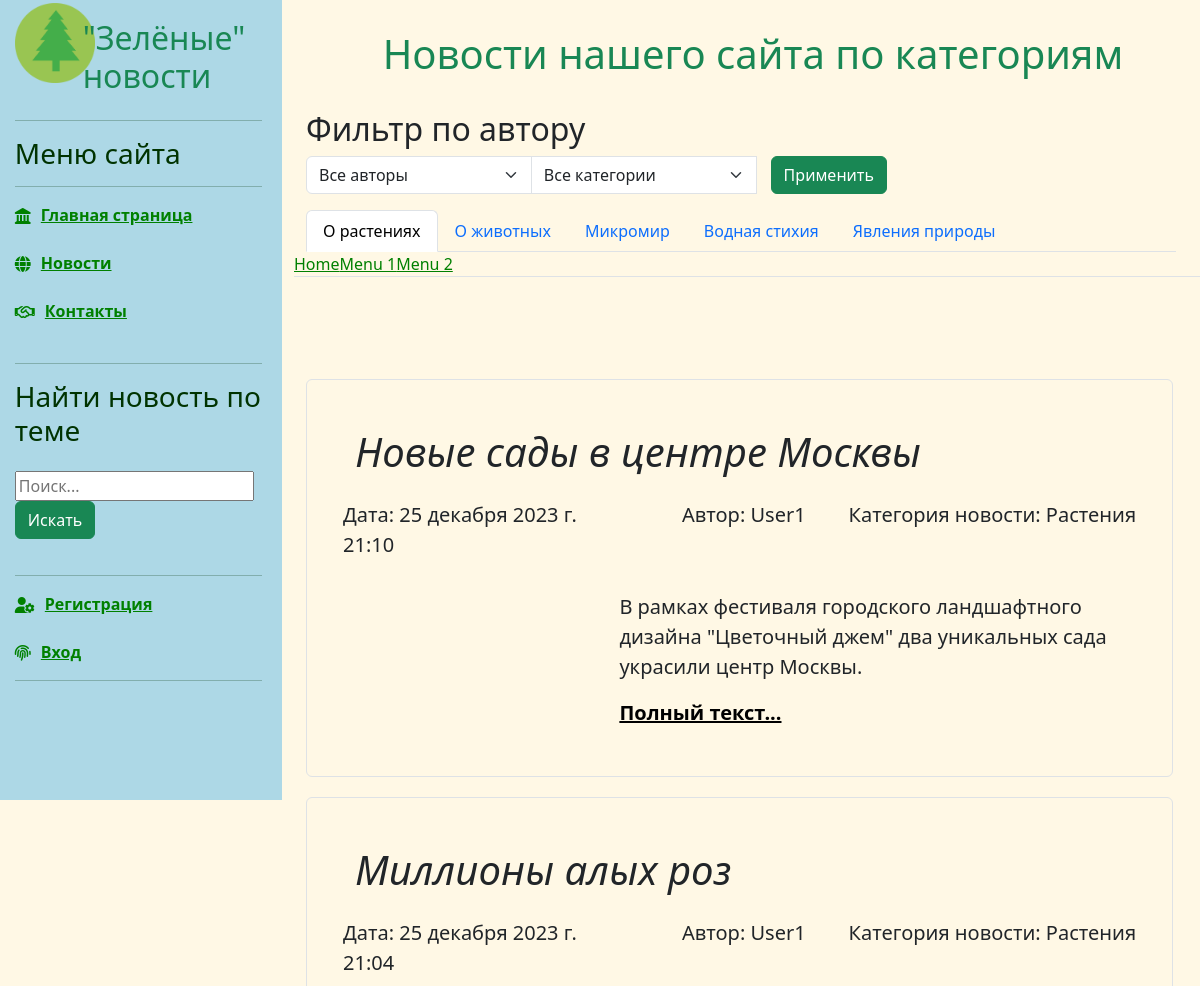
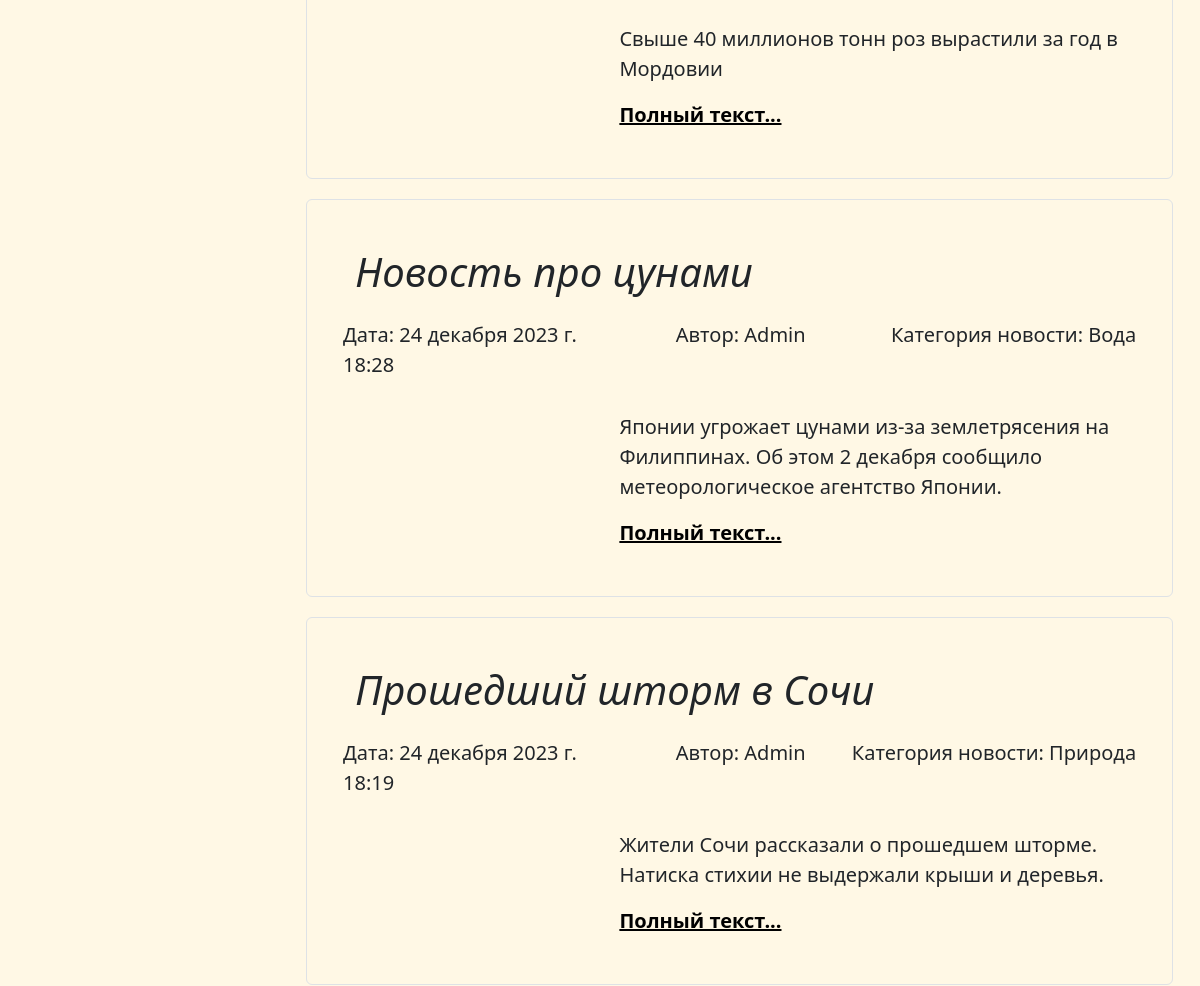
Page /news/news2/ (upper part) on the earlier database version (2 pictures, top to bottom).
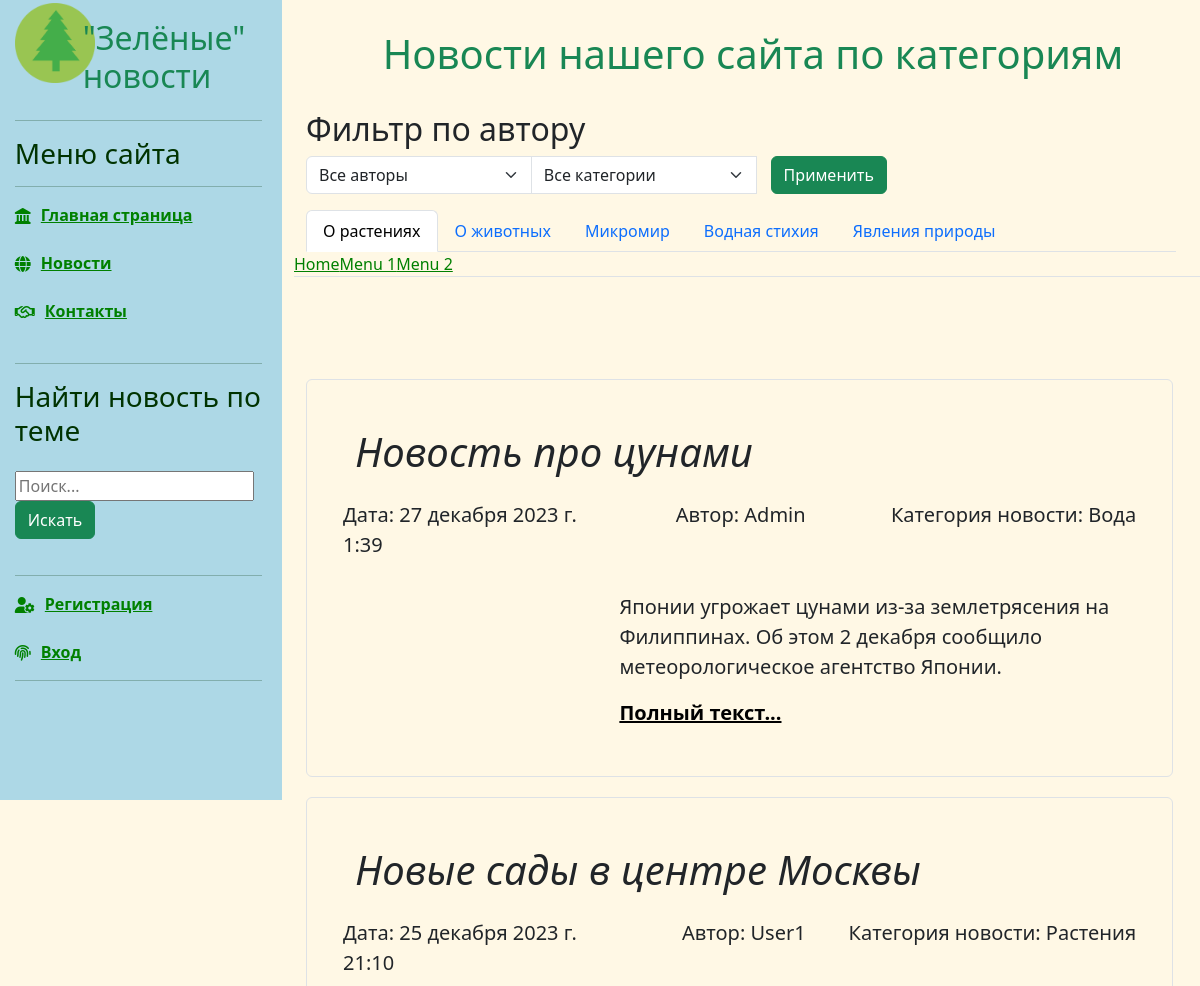
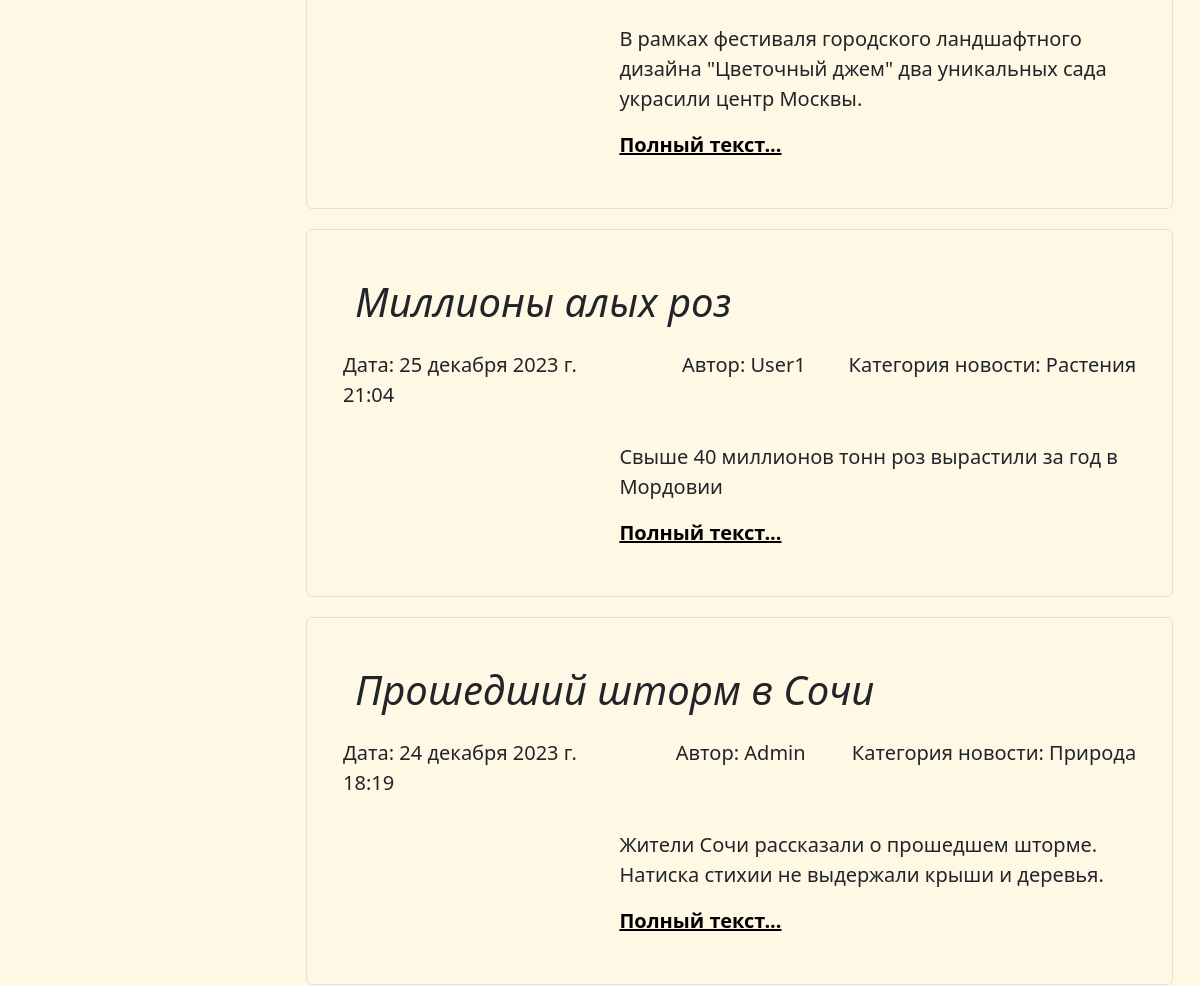
Same page on the later database version (2 pictures, top to bottom).
### news/models.py (models this page shows, shortened)
class Article(models.Model):
    categories = (('A', 'Животные'),
                  ('P', 'Растения'),
                  ('M', 'Микромир'),
                  ('W', 'Вода'),
                  ('N', 'Природа'))
    author = models.ForeignKey(User, on_delete=models.CASCADE, null=True)
    title = models.CharField('Название', max_length=50, default='') #указывать длину обязательно#
    anouncement = models.TextField('Аннотация', max_length=250) #можно не указывать длину#
    text = models.TextField('Текст новости')
    date = models.DateTimeField('Дата публикации', auto_now=True) # auto_now=True - автоизменение новости auto_create=True - автосоздание новости#
    category = models.CharField(choices=categories, max_length=20, verbose_name='Категории')
    tags = models.ManyToManyField( to=Tag, blank=True, verbose_name='Теги')
    status = models.BooleanField(default=True)
    objects = models.Manager()
    published = PublishedToday()
    class Meta:
        ordering = ['title','date']
        verbose_name= 'Новость'
        verbose_name_plural='Новости'
    def get_absolute_url(self):
        return f'/news/{self.id}' # еще допускается ключ pk#
    class Meta:
        ordering = ['date','title']
        verbose_name ='Новость'
        verbose_name_plural ='Новости'

### news/views.py (the view)
# urls.py: path('news2/', views.news2),
def news2(request):
    user_list = User.objects.all() #Список всех юзеров#
    category_list = Article.categories
    if request.method == "POST":
        selected_a = int(request.POST.get('author_filter'))
        selected_c = int(request.POST.get('category_filter'))
        request.session['selected_a'] = selected_a
        request.session['selected_c'] = selected_c
        if selected_a == 0:
            articles = Article.objects.all().order_by('-date')
        else:
            articles = Article.objects.filter(author=selected_a).order_by('-date')
        if selected_c != 0:
            articles = articles.filter(category__icontains=category_list[selected_c - 1][0])
    else:
        selected_a = request.session.get('selected_a')
        if selected_a != None:  # если не пустое - находим нужные ноновсти
            articles = Article.objects.filter(author=selected_a)
        else:
            selected_a = 0
        selected_c = 0
        value = request.session.get('search_input')  # вытаскиваем из сессии значение поиска
        if value != None:  # если не пустое - находим нужные ноновсти
            articles = Article.objects.filter(title__icontains=value)
            del request.session['search_input']  # чистим сессию, чтобы этот фильтр не "заело"
        else:
            articles = Article.objects.all().order_by('-date')
    context = {'articles': articles, 'author_list': user_list,  'selected_a': selected_a, 'categories': category_list, 'selected_c': selected_c}
    return render(request, 'news/news2.html', context)

### news/templates/news/news2.html (shortened to what this page needs)
{% extends 'main/base.html' %}
{% load static %}
{% load bootstrap5 %}
{% block content %}
<div class="row">
    <div class="text-center" style="margin-top:30px;">
        <h1 class="text-success">Новости нашего сайта по категориям</h1><br/>
    </div>
    <div class="content_center">
        <h2>Фильтр по автору</h2>
        <div class="form-group col-8">
            <form method="post">
                <div class="input-group">
                    <select class="form-select" name="author_filter" style="widht:40%">
                        <option value="0">Все авторы</option>
                    </select>
                    <select class="form-select" name="category_filter" style="widht:40%">
                        <option value="0">Все категории</option>
                    </select>
                    <span class="input-group-btn">
                        <input type="submit" class="btn btn-success" value="Применить" style="margin: 0 15px">
                    </span>
                </div>
            </form>
        </div>
    </div>
    <br/>
    <div class="row px-4">
            <ul class="nav nav-tabs">
                <li class="nav-item">
                    <a class="nav-link active color:green" data-toggle="tab" href="#">О растениях</a>
                </li>
                <li class="nav-item">
                    <a class="nav-link" data-toggle="tab" href="#">О животных</a>
                </li>
                <li class="nav-item">
                    <a class="nav-link" data-toggle="tab" href="#">Микромир</a>
                </li>
                <li class="nav-item">
                    <a class="nav-link" data-toggle="tab" href="#">Водная стихия</a>
                </li>
                <li class="nav-item">
                    <a class="nav-link" data-toggle="tab" href="#">Явления природы</a>
                </li>
            </ul>
    </div>
     <ul class="nav nav-tabs">
  <li class="active"><a data-toggle="tab" href="#home">Home</a></li>
  <li><a data-toggle="tab" href="#menu1">Menu 1</a></li>
  <li><a data-toggle="tab" href="#menu2">Menu 2</a></li>
</ul>
<div class="tab-content">
</div>
</div>
    {% for article in articles %}
                    <div class="single_news">
                        <div class="p-4 p-md-5 border rounded" >
                            <h1 class="display-6 fst-italic"> {{ article.title }}</h1>
                                    <div class="row">
                                        <div class="col-md-4 lead px-0 my-3">Дата: {{ article.date }}</div>
                                        <div class="col-md-3 lead px-0 my-3 text-end">Автор: {{ article.author }} </div>
                                        <div class="col-md-5 lead px-0 my-3 text-end">Категория новости: {{ article.get_category_display }} </div>
                                    </div>
                            <div class="row">
                                <div class="col-4 ">
                                </div>
                                <div class="col-8 ">
                                  <p class="lead my-3">{{ article.anouncement }}</p>
                                  <p class="lead mb-0"><a href="{{ article.get_absolute_url }}" class="text-black fw-bold">Полный текст...</a></p>
                                </div>
                            </div>
                        </div>
                    </div>
    {% endfor %}
{% endblock %}

Differences in the rows shown:
changed Article "Новость про цунами": date "24 декабря 2023 г. 18:28" → "27 декабря 2023 г. 1:39"; moves up the list
